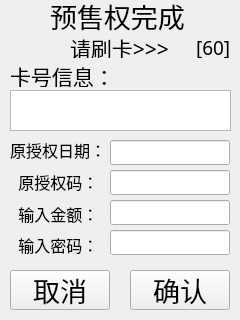
<?xml version="1.0" encoding="UTF-8"?>
<ui version="4.0">
 <class>Pro_AuthFinish</class>
 <widget class="QDialog" name="Pro_AuthFinish">
  <property name="geometry">
   <rect>
    <x>0</x>
    <y>0</y>
    <width>240</width>
    <height>320</height>
   </rect>
  </property>
  <property name="windowTitle">
   <string>Dialog</string>
  </property>
  <widget class="QPushButton" name="confirmButton">
   <property name="geometry">
    <rect>
     <x>130</x>
     <y>270</y>
     <width>100</width>
     <height>40</height>
    </rect>
   </property>
   <property name="font">
    <font>
     <family>AR PL UKai CN</family>
     <pointsize>20</pointsize>
    </font>
   </property>
   <property name="text">
    <string>确认</string>
   </property>
   <property name="autoDefault">
    <bool>false</bool>
   </property>
  </widget>
  <widget class="QLabel" name="label_4">
   <property name="geometry">
    <rect>
     <x>10</x>
     <y>140</y>
     <width>96</width>
     <height>19</height>
    </rect>
   </property>
   <property name="font">
    <font>
     <family>AR PL UKai CN</family>
     <pointsize>12</pointsize>
    </font>
   </property>
   <property name="text">
    <string>原授权日期：</string>
   </property>
  </widget>
  <widget class="QLineEdit" name="line1_date">
   <property name="geometry">
    <rect>
     <x>110</x>
     <y>140</y>
     <width>120</width>
     <height>25</height>
    </rect>
   </property>
   <property name="font">
    <font>
     <family>AR PL UKai CN</family>
     <pointsize>14</pointsize>
    </font>
   </property>
  </widget>
  <widget class="QTextEdit" name="line0_card">
   <property name="geometry">
    <rect>
     <x>10</x>
     <y>90</y>
     <width>221</width>
     <height>41</height>
    </rect>
   </property>
   <property name="font">
    <font>
     <family>AR PL UKai CN</family>
     <pointsize>14</pointsize>
    </font>
   </property>
   <property name="readOnly">
    <bool>true</bool>
   </property>
  </widget>
  <widget class="QLabel" name="labelHint">
   <property name="geometry">
    <rect>
     <x>10</x>
     <y>65</y>
     <width>111</width>
     <height>22</height>
    </rect>
   </property>
   <property name="font">
    <font>
     <family>AR PL UKai CN</family>
     <pointsize>16</pointsize>
    </font>
   </property>
   <property name="text">
    <string>卡号信息：</string>
   </property>
  </widget>
  <widget class="QLabel" name="label_3">
   <property name="geometry">
    <rect>
     <x>10</x>
     <y>235</y>
     <width>91</width>
     <height>19</height>
    </rect>
   </property>
   <property name="font">
    <font>
     <family>AR PL UKai CN</family>
     <pointsize>12</pointsize>
    </font>
   </property>
   <property name="text">
    <string>  输入密码：</string>
   </property>
  </widget>
  <widget class="QLineEdit" name="line4_pwd">
   <property name="geometry">
    <rect>
     <x>110</x>
     <y>230</y>
     <width>120</width>
     <height>25</height>
    </rect>
   </property>
   <property name="font">
    <font>
     <family>AR PL UKai CN</family>
     <pointsize>14</pointsize>
    </font>
   </property>
  </widget>
  <widget class="QLabel" name="label">
   <property name="geometry">
    <rect>
     <x>70</x>
     <y>37</y>
     <width>110</width>
     <height>21</height>
    </rect>
   </property>
   <property name="font">
    <font>
     <family>AR PL UKai CN</family>
     <pointsize>16</pointsize>
    </font>
   </property>
   <property name="text">
    <string>请刷卡&gt;&gt;&gt;</string>
   </property>
  </widget>
  <widget class="QLabel" name="label_times">
   <property name="geometry">
    <rect>
     <x>196</x>
     <y>37</y>
     <width>41</width>
     <height>21</height>
    </rect>
   </property>
   <property name="font">
    <font>
     <family>AR PL UKai CN</family>
     <pointsize>14</pointsize>
    </font>
   </property>
   <property name="text">
    <string>[60]</string>
   </property>
  </widget>
  <widget class="QLabel" name="label_2">
   <property name="geometry">
    <rect>
     <x>50</x>
     <y>0</y>
     <width>141</width>
     <height>31</height>
    </rect>
   </property>
   <property name="font">
    <font>
     <family>AR PL UKai CN</family>
     <pointsize>20</pointsize>
    </font>
   </property>
   <property name="text">
    <string>预售权完成</string>
   </property>
  </widget>
  <widget class="QPushButton" name="cancelButton">
   <property name="geometry">
    <rect>
     <x>10</x>
     <y>270</y>
     <width>100</width>
     <height>40</height>
    </rect>
   </property>
   <property name="font">
    <font>
     <family>AR PL UKai CN</family>
     <pointsize>20</pointsize>
    </font>
   </property>
   <property name="text">
    <string>取消</string>
   </property>
   <property name="autoDefault">
    <bool>false</bool>
   </property>
  </widget>
  <widget class="QLabel" name="label_5">
   <property name="geometry">
    <rect>
     <x>10</x>
     <y>204</y>
     <width>91</width>
     <height>19</height>
    </rect>
   </property>
   <property name="font">
    <font>
     <family>AR PL UKai CN</family>
     <pointsize>12</pointsize>
    </font>
   </property>
   <property name="text">
    <string>  输入金额：</string>
   </property>
  </widget>
  <widget class="QLineEdit" name="line3_amt">
   <property name="geometry">
    <rect>
     <x>110</x>
     <y>200</y>
     <width>120</width>
     <height>25</height>
    </rect>
   </property>
   <property name="font">
    <font>
     <family>AR PL UKai CN</family>
     <pointsize>14</pointsize>
    </font>
   </property>
  </widget>
  <widget class="QLabel" name="label_6">
   <property name="geometry">
    <rect>
     <x>10</x>
     <y>172</y>
     <width>96</width>
     <height>19</height>
    </rect>
   </property>
   <property name="font">
    <font>
     <family>AR PL UKai CN</family>
     <pointsize>12</pointsize>
    </font>
   </property>
   <property name="text">
    <string>  原授权码：</string>
   </property>
  </widget>
  <widget class="QLineEdit" name="line2_authnum">
   <property name="geometry">
    <rect>
     <x>110</x>
     <y>170</y>
     <width>120</width>
     <height>25</height>
    </rect>
   </property>
   <property name="font">
    <font>
     <family>AR PL UKai CN</family>
     <pointsize>14</pointsize>
    </font>
   </property>
   <property name="text">
    <string/>
   </property>
  </widget>
 </widget>
 <tabstops>
  <tabstop>line0_card</tabstop>
  <tabstop>line1_date</tabstop>
  <tabstop>line2_authnum</tabstop>
  <tabstop>line3_amt</tabstop>
  <tabstop>line4_pwd</tabstop>
  <tabstop>confirmButton</tabstop>
  <tabstop>cancelButton</tabstop>
 </tabstops>
 <resources/>
 <connections/>
</ui>
